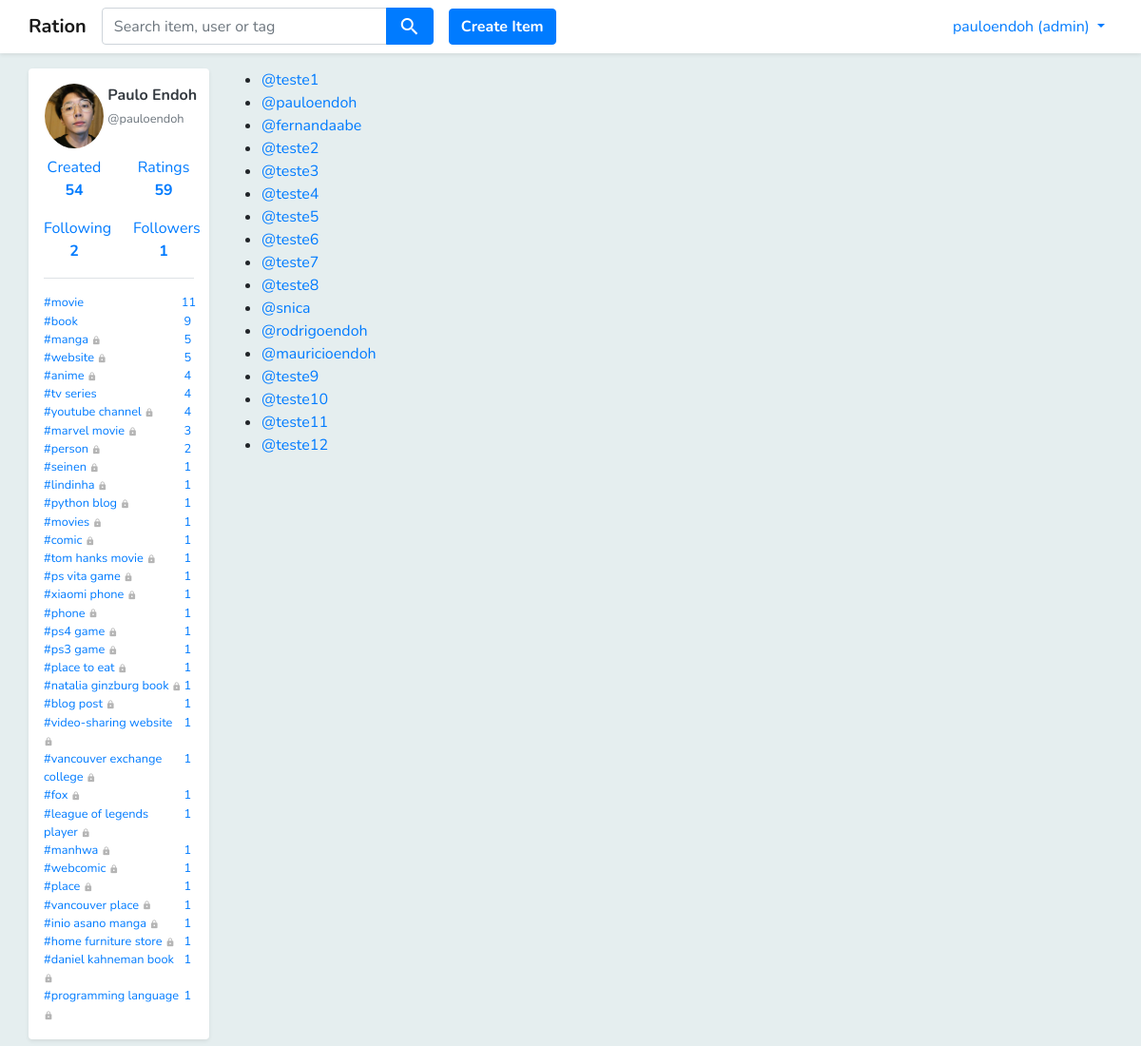
Page /users (signed in) on the earlier database version.
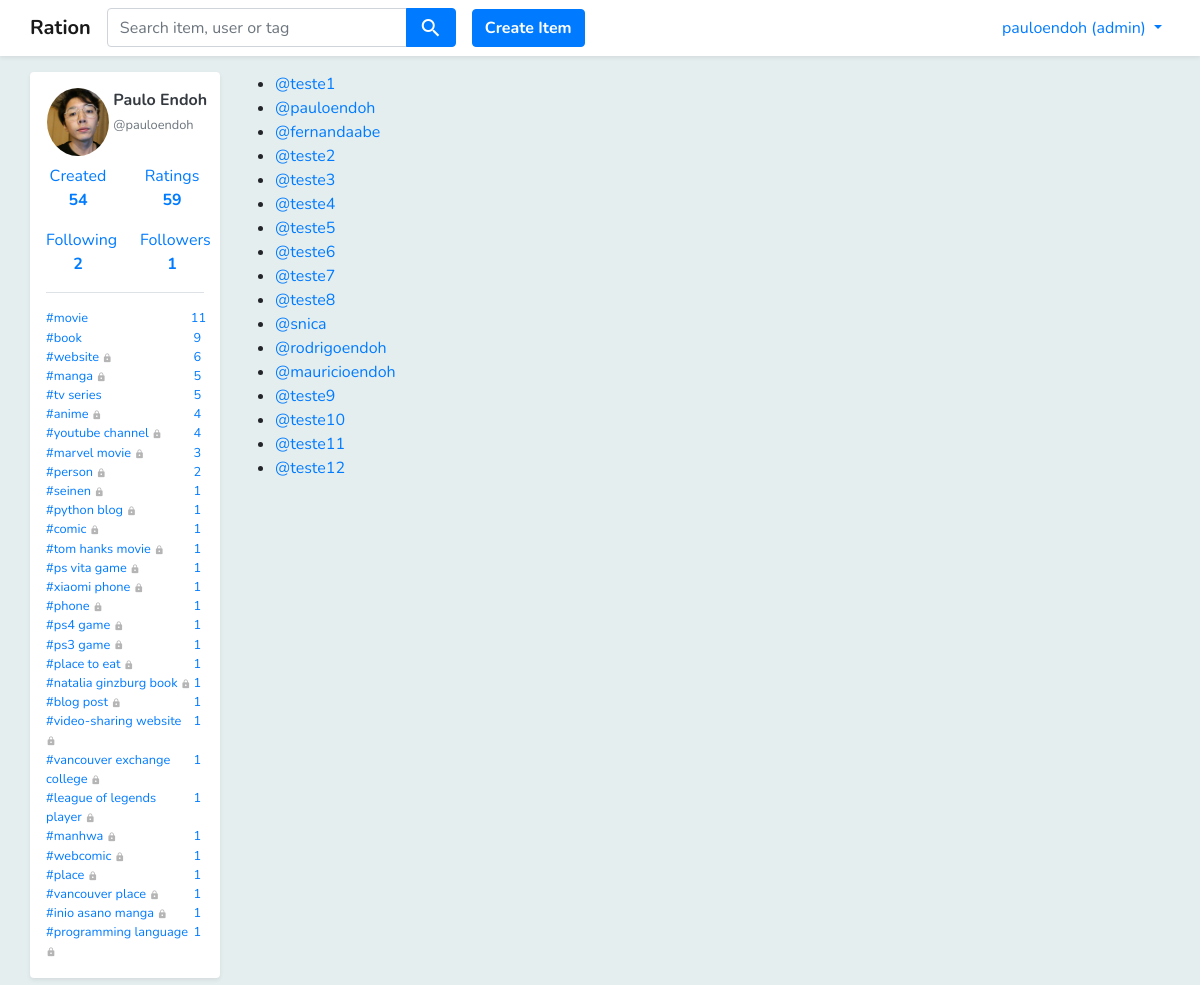
Same page on the later database version.
### core/models.py (models this page shows, shortened)
class Profile(models.Model):
    user = models.OneToOneField(
        User,
        related_name='profile',
        on_delete=models.CASCADE,
        primary_key=True
    )
    fullname = models.CharField(max_length=100)
    picture = models.ImageField(upload_to='profile_pics', blank=True, default="profile_pics/default.png")
    bio = models.TextField(null=True, blank=True)
    location = models.TextField(null=True, blank=True)
    website = models.TextField(null=True, blank=True)

class User_Item(models.Model):
    user = models.ForeignKey(User, related_name='user_items', on_delete=models.CASCADE)
    item = models.ForeignKey(Item, related_name='user_items', on_delete=models.CASCADE)
    rating = models.FloatField(validators=[MinValueValidator(1), MaxValueValidator(5)], null=True, blank=True)
    interest = models.FloatField(validators=[MinValueValidator(1), MaxValueValidator(3)], null=True, blank=True)

class Following(models.Model):
    follower = models.ForeignKey(User, on_delete=models.CASCADE)
    user_tag = models.ForeignKey(User_Tag, on_delete=models.CASCADE)

class User_Tag(models.Model):
    user = models.ForeignKey(User, on_delete=models.CASCADE)
    tag = models.ForeignKey(Tag, on_delete=models.CASCADE)
    item_count = models.IntegerField()
    is_private = models.NullBooleanField()

class Tag(models.Model):
    name = models.TextField()
    is_official = models.BooleanField(default=0)

### core/views.py (the view)
# urls.py: path('users', views.users, name='users'),
def users(request):
    user = request.user
    users = User.objects.all()
    return render(request, 'user_list.html', {'users': users,
                                              'user': user})

### core/models.py (called while the page is built)
def get_user_tag_list(self):
    user_tag_list = User_Tag.objects.filter(user=self).order_by('-item_count')
    return user_tag_list

def get_followers(self):
    followers = []
    user_tags = User_Tag.objects.filter(user=self)
    for user_tag in user_tags:
        followings = Following.objects.filter(user_tag=user_tag)
        for following in followings:
            in_list = False
            for follower in followers:
                if follower.id == following.follower.id:
                    in_list = True
            if not in_list:
                followers.append(following.follower)
    return followers

### core/templatetags/utils.py (called while the page is built)
@register.simple_tag
def get_follower_count_by_user(user):
    followers = user.get_followers()
    return len(followers)

@register.simple_tag
def get_following_count_by_user(user):
    followings = Following.objects.filter(follower=user)
    user_followings = []
    for following in followings:
        inside_list = False
        for user_following in user_followings:
            if following.user_tag.user.id == user_following.id:
                inside_list= True
        if not inside_list:
            user_followings.append(following.user_tag.user)
    return len(user_followings)

@register.simple_tag
def get_created_item_count_by_user(user):
    count = Item.objects.filter(creator=user).count()
    return count

### templates/user_list.html
{% extends "base.html" %}
{% block content %}
<div class="mt-3 pb-2 container">
    <div class="row">
        {% include 'includes/left_container.html' %}
        <div class="col-10">
            <ul>
                {% for user in users %}
                <li>
                    <a href="{% url 'user' user.username %}">@{{ user.username }}</a>
                </li>
                {% endfor %}
            </ul>
        </div>
    </div>
</div>
{% endblock %}

### templates/base.html (shortened to what this page needs)
{% load staticfiles %}
<!DOCTYPE html>
<html lang="en">
<head>
    <link rel="stylesheet" href="{% static 'styles/bootstrap.css' %}">
    <link rel="stylesheet" href="https://use.fontawesome.com/releases/v5.0.13/css/all.css"
>
    <link rel="stylesheet" href="{% static 'styles/jquery-ui.css' %}" type="text/css" media="all"/>
    <link href="{% static 'styles/main.css' %}" rel="stylesheet">
</head>
<body class="body">
<div class="pt-5"></div>
<div class="pt-2"></div>
<nav class="navbar fixed-top navbar-expand-sm bg-white navbar-light shadow-sm ">
    <div class="container pl-0 pr-0 ">
        <ul class="navbar-nav mr-auto">
            <li class="nav-item ">
                <a class="navbar-brand font-weight-bold" href="{% url 'home' %}">Ration</a>
            </li>
            <li class="nav-item">
                <form method="get" action="{% url 'search' %}">
                    <div class="input-group ui-widget">
                        <input id='search-box' type="text" class="form-control text-italic" name="q"
                               placeholder="Search item, user or tag" required
                               />
                        <div class="input-group-append">
                            <button class="btn btn-primary"><i class="material-icons align-middle">search</i></button>
                        </div>
                    </div>
                </form>
            </li>
            {% if request.user.is_authenticated %}
            <div class="pl-3 align-self-center">
                <a href="{% url 'create_item' %}">
                    <button type="button" class="btn btn-primary rounded font-weight-bold">Create Item</button>
                </a>
            </div>
            {% endif %}
        </ul>
        <ul class="navbar-nav">
            {% if request.user.is_authenticated %}
            <li class="nav-item dropdown">
                <a class="nav-link dropdown-toggle text-primary" href="#" id="navbardrop"
                   data-toggle="dropdown">
                    {{ request.user.username }}
                    {% if request.user.is_superuser %}
                    (admin)
                    {% endif %}
                </a>
            </li>
            {% endif %}
        </ul>
    </div>
</nav>
{% block content %}{% endblock %}
</body>
</html>

### templates/includes/left_container.html (shortened to what this page needs)
{% load utils %}
<div class="col-2 pl-0 pr-0">
    {% if request.user.is_authenticated %}
    <div class="bg-white pl-3 pr-3 shadow-sm rounded">
        <div class="pt-3">
            {% if user.is_authenticated %}
            <div class="row">
                <div class="col-5 pl-3 pr-0">
                    <a href="{% url 'user' user.username %}">
                        <img class="rounded-circle w-100" src="/media/{{ user.profile.picture }}"/>
                    </a>
                </div>
                <div class="col-7 pl-1 pr-2">
                    <p>
                        <a href="{% url 'user' user.username %}" class="text-dark no-underline">
                            <b>{{ user.profile.fullname }}</b>
                            <br>
                            <small class="text-muted d-inline">@{{ user.username }}</small>
                        </a>
                    </p>
                </div>
            </div>
            <div class="row">
                <div class="col-6">
                    <div class="align-self-center">
                        <a class="nav-link text-center pl-0 pr-0 {% if '/created' in request.path %}font-weight-bold{% endif %}"
                           href="{% url 'user_created_item_list' user.username %}">Created
                            <br>
                            <b>
                                {%get_created_item_count_by_user user%}
                            </b>
                        </a>
                    </div>
                </div>
                <div class="col-6">
                    <div class="align-self-center">
                        <a class="nav-link text-center pl-0 pr-0  {% if '/ratings' in request.path %}font-weight-bold{% endif %}"
                           href="{% url 'rating_list' user.username %}">Ratings<br><b>{{user.user_items.all|length}}</b>
                        </a>
                    </div>
                </div>
            </div>
            <div class="row">
                <div class="col-6">
                    <div class="align-self-center">
                        <a class="nav-link text-center pl-0 pr-0  {% if '/following' in request.path %}font-weight-bold{% endif %}" href="{% url 'following_list' user.username %}">Following
                            <br>
                            <b> {% get_following_count_by_user user %}</b>
                        </a>
                    </div>
                </div>
                <div class="col-6">
                    <div class="align-self-center">
                        <a class="nav-link text-center pl-0 pr-0  {% if '/followers' in request.path %}font-weight-bold{% endif %}"
                           href="{% url 'follower_list' user.username %}">Followers<br>
                            <b>{% get_follower_count_by_user user %}</b>
                        </a>
                    </div>
                </div>
            </div>
            <div class="mt-2 mb-3 container border-top"></div>
            <ul class="no-bullets pl-0 pb-3">
                {% for user_tag in user.get_user_tag_list %}
                {% if user_tag.user == request.user %}
                <li>
                    <small>
                        <a href="{% url 'rating_list' user.username %}?tag={{ user_tag.tag.name }}">
                            <div class="row no-gutters">
                                <div class="col-11">
                                    #{{ user_tag.tag.name }}
                                    {% if user_tag.is_private %}
                                    <i class="material-icons align-middle" style="font-size: 10px; color: #b5b5b5; ">
                                    </i>
                                    {% endif %}
                                </div>
                                <div class="col-1 text-center">
                                    {{ user_tag.item_count }}
                                </div>
                            </div>
                        </a>
                    </small>
                </li>
                {% endif %}
                {% endfor %}
            </ul>
            {% endif %}
        </div>
    </div>
    {% endif %}
</div>

### static/styles/main.css (style rules this page uses)
.no-underline:link { text-decoration:none; }
#search-box { width:300px; }
.no-bullets { list-style-type: none; }
.body { background-color: #e5eeef; }

Differences in the rows shown:
removed User_Tag: tag.name "lindinha", is_private True (drawn), item_count "1"
removed User_Tag: tag.name "movies", is_private True (drawn), item_count "1"
removed User_Tag: tag.name "fox", is_private True (drawn), item_count "1"
removed User_Tag: tag.name "home furniture store", is_private True (drawn), item_count "1"
removed User_Tag: tag.name "daniel kahneman book", is_private True (drawn), item_count "1"
changed User_Tag "website": item_count "5" → "6"; moves up the list
changed User_Tag "tv series": item_count "4" → "5"; moves up the list
